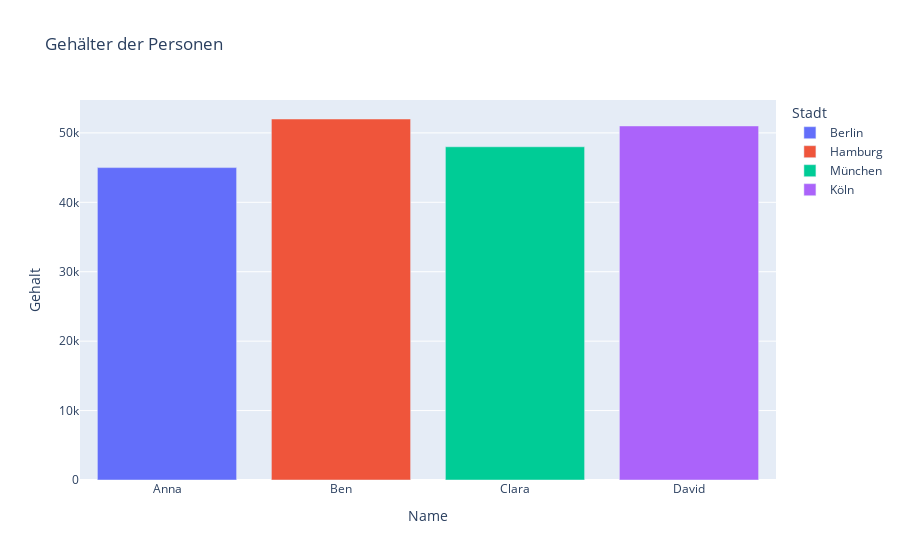

The notebook cell this image was saved under:
### Markdown cell above
### Visualisierung: Advanced Insights & Best Practices

- **Plotly vs. Matplotlib:** Plotly ist ideal für interaktive Dashboards und Web-Apps, Matplotlib für statische Publikationen. Kombiniere beide je nach Use Case.
- **Performance:** Für große Datenmengen: Downsampling oder Aggregation vor dem Plotten. Plotly kann bei mehr als 10.000 Punkten langsam werden.
- **Custom Layouts:** Nutze Subplots, Faceting und eigene Themes für professionelle Visualisierungen.
- **Export:** Plotly-Grafiken lassen sich als HTML, SVG oder PNG exportieren – ideal für Berichte und Präsentationen.
- **Dashboards:** Für komplexe Dashboards empfiehlt sich Dash (Plotly) oder Streamlit. Achte auf State-Management und User Experience.
- **Testing:** Automatisiere Visualisierungs-Tests mit `pytest-mpl` oder Snapshot-Tests für Plotly.

### Code cell
# Interaktives Diagramm mit Plotly
fig = px.bar(df, x='Name', y='Gehalt', 
             title='Gehälter der Personen',
             color='Stadt')
fig.show()

### Figure 1 — Plotly figure (JSON) as saved in the notebook; plotly's stock layout.template omitted (floating-point values rounded to 4 significant figures)
{"data": [{"hovertemplate": "Stadt=Berlin<br>Name=%{x}<br>Gehalt=%{y}<extra></extra>", "legendgroup": "Berlin", "marker": {"color": "#636efa", "pattern": {"shape": ""}}, "name": "Berlin", "orientation": "v", "showlegend": true, "textposition": "auto", "type": "bar", "x": ["Anna"], "xaxis": "x", "y": [45000], "yaxis": "y"}, {"hovertemplate": "Stadt=Hamburg<br>Name=%{x}<br>Gehalt=%{y}<extra></extra>", "legendgroup": "Hamburg", "marker": {"color": "#EF553B", "pattern": {"shape": ""}}, "name": "Hamburg", "orientation": "v", "showlegend": true, "textposition": "auto", "type": "bar", "x": ["Ben"], "xaxis": "x", "y": [52000], "yaxis": "y"}, {"hovertemplate": "Stadt=München<br>Name=%{x}<br>Gehalt=%{y}<extra></extra>", "legendgroup": "München", "marker": {"color": "#00cc96", "pattern": {"shape": ""}}, "name": "München", "orientation": "v", "showlegend": true, "textposition": "auto", "type": "bar", "x": ["Clara"], "xaxis": "x", "y": [48000], "yaxis": "y"}, {"hovertemplate": "Stadt=Köln<br>Name=%{x}<br>Gehalt=%{y}<extra></extra>", "legendgroup": "Köln", "marker": {"color": "#ab63fa", "pattern": {"shape": ""}}, "name": "Köln", "orientation": "v", "showlegend": true, "textposition": "auto", "type": "bar", "x": ["David"], "xaxis": "x", "y": [51000], "yaxis": "y"}], "layout": {"barmode": "relative", "legend": {"title": {"text": "Stadt"}, "tracegroupgap": 0}, "title": {"text": "Gehälter der Personen"}, "xaxis": {"anchor": "y", "domain": [0, 1], "title": {"text": "Name"}}, "yaxis": {"anchor": "x", "domain": [0, 1], "title": {"text": "Gehalt"}}}}
